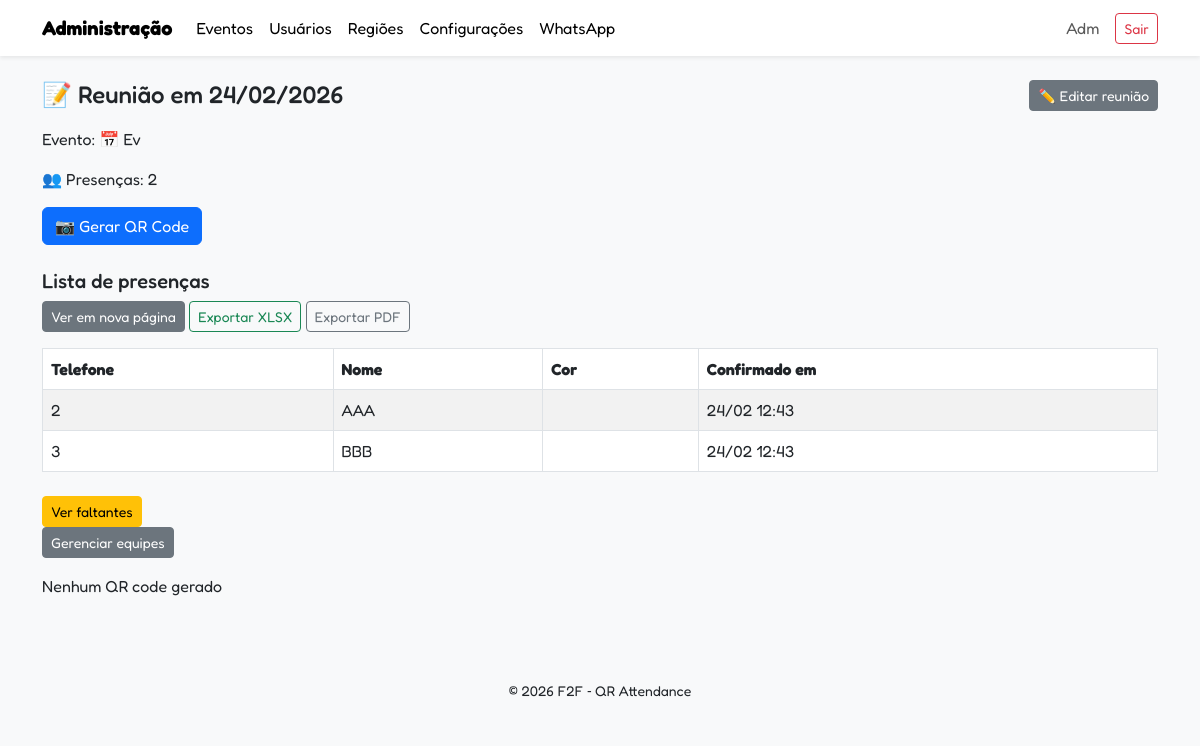
/admin/meetings/1 (signed in), run on the app's committed database.
### app/models.py (models this page shows, shortened)
class User(UserMixin, db.Model):
    id = db.Column(db.Integer, primary_key=True)
    telefone = db.Column(db.String(20), unique=True, nullable=False)
    nome = db.Column(db.String(120), nullable=False)
    cor = db.Column(db.String(50), nullable=False)
    region_id = db.Column(db.Integer, db.ForeignKey('region.id'))
    region = db.relationship('Region', back_populates='users')
    email = db.Column(db.String(120))
    criado_em = db.Column(db.DateTime, default=datetime.utcnow)
    attendances = db.relationship('Attendance', back_populates='user', cascade='all, delete-orphan')
    admin_record = db.relationship('Admin', back_populates='user', uselist=False, cascade='all, delete-orphan')
    teams = db.relationship('Team', secondary='team_user', back_populates='users')

class Meeting(db.Model):
    id = db.Column(db.Integer, primary_key=True)
    event_id = db.Column(db.Integer, db.ForeignKey('event.id'), nullable=False)
    titulo = db.Column(db.String(120), nullable=False, default='')
    data = db.Column(db.Date, nullable=False)
    special = db.Column(db.Boolean, default=False)
    event = db.relationship('Event', back_populates='meetings')
    attendances = db.relationship('Attendance', back_populates='meeting', cascade='all, delete-orphan')
    qrcodes = db.relationship('QRCode', back_populates='meeting', cascade='all, delete-orphan')
    teams = db.relationship('Team', back_populates='meeting', cascade='all, delete-orphan')

class Event(db.Model):
    id = db.Column(db.Integer, primary_key=True)
    nome = db.Column(db.String(120),nullable=False)
    data_inicial = db.Column(db.Date, nullable=False)
    data_final = db.Column(db.Date, nullable=False)
    meetings = db.relationship('Meeting', back_populates='event', cascade='all, delete-orphan')

class Attendance(db.Model):
    id = db.Column(db.Integer, primary_key=True)
    meeting_id = db.Column(db.Integer, db.ForeignKey('meeting.id'), nullable=False)
    user_id = db.Column(db.Integer, db.ForeignKey('user.id'), nullable=False)
    confirmado_em = db.Column(db.DateTime, default=datetime.utcnow)
    meeting = db.relationship('Meeting', back_populates='attendances')
    user = db.relationship('User', back_populates='attendances')

### app/admin/routes.py (the view)
@bp.route('/meetings/<int:meeting_id>')
@login_required
def meeting_detail(meeting_id):
    mt = Meeting.query.get_or_404(meeting_id)
    return render_template('meeting_detail.html', meeting=mt)

### app/models.py (called while the page is built)
@login.user_loader
def load_user(id):
    return User.query.get(int(id))

### app/admin/templates/meeting_detail.html (shortened to what this page needs)
{% extends 'layout.html' %}
{% block content %}
<div class="d-flex justify-content-between align-items-center mb-3">
    <h1 class="h4 mb-0"><span aria-hidden="true">📝</span> Reunião em {{ meeting.data.strftime('%d/%m/%Y') }}</h1>
    <a href="{{ url_for('admin.edit_meeting', meeting_id=meeting.id) }}" class="btn btn-secondary btn-sm">✏️ Editar reunião</a>
</div>
<p>Evento: <span aria-hidden="true">📅</span> {{ meeting.event.nome }}</p>
<p><span aria-hidden="true">👥</span> Presenças: {{ meeting.attendances|length }}</p>
<form method="post" action="{{ url_for('admin.generate_qrcode', meeting_id=meeting.id) }}" class="mb-4">
    <button type="submit" class="btn btn-primary">📷 Gerar QR Code</button>
</form>
<h5 class="mt-4">Lista de presenças</h5>
<div class="mb-3">
    <a href="{{ url_for('admin.attendance_list', meeting_id=meeting.id) }}" class="btn btn-secondary btn-sm">Ver em nova página</a>
    <a href="{{ url_for('admin.export_attendance', meeting_id=meeting.id, fmt='xlsx') }}" class="btn btn-outline-success btn-sm">Exportar XLSX</a>
    <a href="{{ url_for('admin.export_attendance', meeting_id=meeting.id, fmt='pdf') }}" class="btn btn-outline-secondary btn-sm">Exportar PDF</a>
</div>
{% if meeting.attendances %}
<table class="table table-bordered table-striped">
    <thead>
        <tr>
            <th>Telefone</th>
            <th>Nome</th>
            <th>Cor</th>
            <th>Confirmado em</th>
        </tr>
    </thead>
    <tbody>
        {% for att in meeting.attendances %}
        <tr>
            <td>{{ att.user.telefone }}</td>
            <td>{{ att.user.nome }}</td>
            <td>{{ att.user.cor }}</td>
            <td>{{ att.confirmado_em|datetime('%d/%m %H:%M') }}</td>
        </tr>
        {% endfor %}
    </tbody>
</table>
<a href="{{ url_for('admin.meeting_missed', meeting_id=meeting.id) }}" class="btn btn-warning btn-sm mt-2">Ver faltantes</a>
{% else %}
<p>Nenhuma presença registrada ainda.</p>
{% endif %}
<ul class="list-unstyled">
    {% if meeting.special %}
    <li><a href="{{ url_for('admin.meeting_teams', meeting_id=meeting.id) }}" class="btn btn-secondary btn-sm mb-3">Gerenciar equipes</a></li>
    {% endif %}
    {% for qr in meeting.qrcodes %}
        <li>
            <div class="mb-2">
                <a href="{{ url_for('admin.qrcode_view', qrcode_id=qr.id) }}" class="btn btn-sm btn-outline-primary">🔍 Visualizar QR</a>
                <span class="mx-2">Status: <strong>{{ 'Aberto' if qr.active else 'Fechado' }}</strong></span>
                <form method="post" action="{{ url_for('admin.qrcode_toggle', qrcode_id=qr.id) }}" style="display:inline">
                    <button type="submit" class="btn btn-sm btn-outline-secondary">{{ '🔒 Fechar' if qr.active else '🔓 Abrir' }}</button>
                </form>
                <div class="mt-1"><small>{{ url_for('main.scan', token=qr.token, _external=True) }}</small></div>
            </div>
        </li>
    {% else %}
        <li>Nenhum QR code gerado</li>
    {% endfor %}
</ul>
{% endblock %}

### app/admin/templates/layout.html (shortened to what this page needs)
<!doctype html>
<html lang="pt-br">
<head>
    <link href="https://cdn.jsdelivr.net/npm/bootstrap@5.3.0/dist/css/bootstrap.min.css" rel="stylesheet">
</head>
<body class="bg-light text-dark">
<nav class="navbar navbar-expand-lg navbar-light bg-white shadow-sm" aria-label="Navegação administrativa">
  <div class="container">
    <a class="navbar-brand fw-bold" href="{{ url_for('admin.dashboard') }}">Administração</a>
    <div class="collapse navbar-collapse bg-white" id="adminNav">
      <ul class="navbar-nav me-auto mb-2 mb-lg-0">
        <li class="nav-item"><a class="nav-link" href="{{ url_for('admin.list_events') }}">Eventos</a></li>
        <li class="nav-item"><a class="nav-link" href="{{ url_for('admin.list_users') }}">Usuários</a></li>
        <li class="nav-item"><a class="nav-link" href="{{ url_for('admin.list_regions') }}">Regiões</a></li>
        <li class="nav-item"><a class="nav-link" href="{{ url_for('admin.settings') }}">Configurações</a></li>
        <li class="nav-item"><a class="nav-link" href="{{ url_for('admin.whatsapp') }}">WhatsApp</a></li>
      </ul>
      <span class="navbar-text me-3">
          {% if current_user.is_authenticated %}{{ current_user.nome }}{% endif %}
      </span>
      {% if current_user.is_authenticated %}
      <a class="btn btn-outline-danger btn-sm" href="{{ url_for('admin.logout') }}">Sair</a>
      {% endif %}
    </div>
  </div>
</nav>
<main id="main-content" class="container py-4" role="main">
    {% block content %}{% endblock %}
</main>
<footer class="bg-light text-center py-3 mt-4">
    <div class="container">
        <small>&copy; 2026 F2F ‑ QR Attendance</small>
    </div>
</footer>
</body>
</html>

### app/admin/templates/layout.html (style rules this page uses)
body { font-family: 'Fredoka', sans-serif; }
.navbar-light .nav-link { color: #000 !important; }

### data on the page
User: nome "Adm"
Meeting: data "24/02/2026"
Event: event.nome "Ev"
Attendance: user.telefone "2", user.nome "AAA", confirmado_em "24/02 12:43"
Attendance: user.telefone "3", user.nome "BBB", confirmado_em "24/02 12:43"

### other printed values
{{ meeting.attendances|length }} "2"
